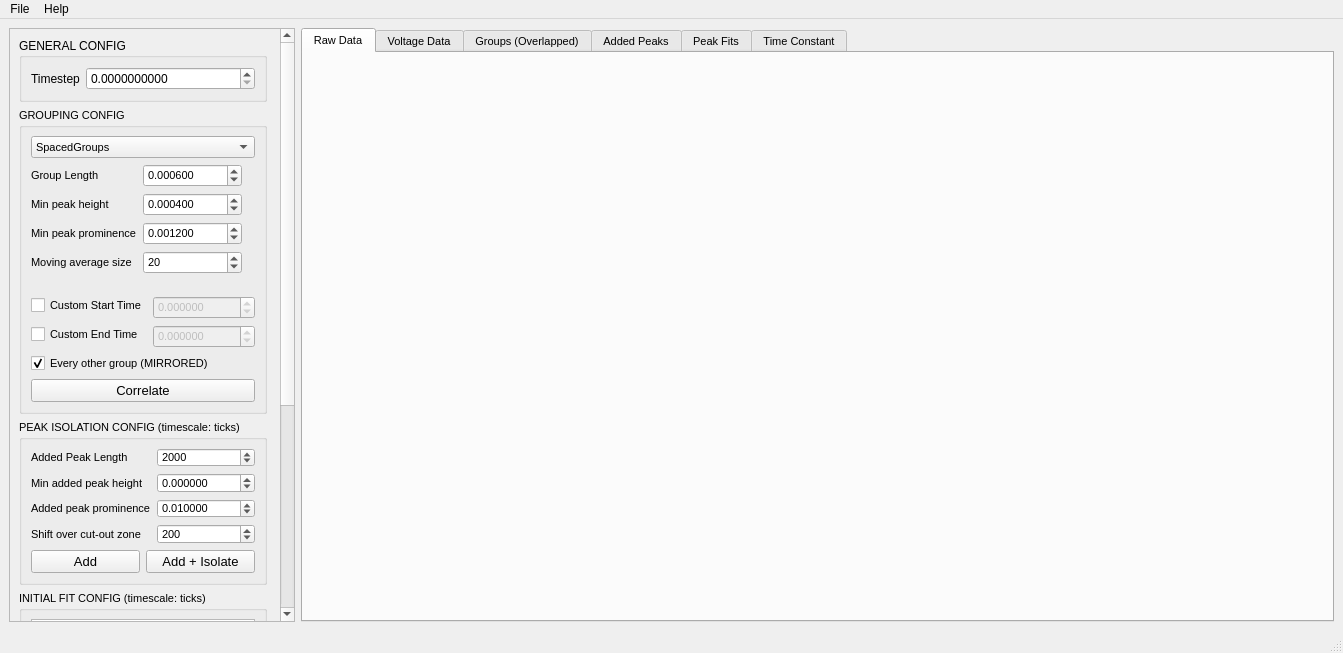
<?xml version="1.0" encoding="UTF-8"?>
<ui version="4.0">
 <class>MainWindow</class>
 <widget class="QMainWindow" name="MainWindow">
  <property name="geometry">
   <rect>
    <x>0</x>
    <y>0</y>
    <width>1343</width>
    <height>653</height>
   </rect>
  </property>
  <property name="windowTitle">
   <string>CRDS Scanalyzer</string>
  </property>
  <widget class="QWidget" name="centralwidget">
   <layout class="QGridLayout" name="gridLayout">
    <item row="0" column="0">
     <widget class="QScrollArea" name="scrollArea">
      <property name="minimumSize">
       <size>
        <width>286</width>
        <height>0</height>
       </size>
      </property>
      <property name="maximumSize">
       <size>
        <width>286</width>
        <height>16777215</height>
       </size>
      </property>
      <property name="frameShape">
       <enum>QFrame::StyledPanel</enum>
      </property>
      <property name="widgetResizable">
       <bool>true</bool>
      </property>
      <widget class="QWidget" name="scrollAreaWidgetContents">
       <property name="geometry">
        <rect>
         <x>0</x>
         <y>-240</y>
         <width>270</width>
         <height>928</height>
        </rect>
       </property>
       <layout class="QVBoxLayout" name="verticalLayout_2">
        <item>
         <widget class="QGroupBox" name="groupBox_5">
          <property name="minimumSize">
           <size>
            <width>248</width>
            <height>0</height>
           </size>
          </property>
          <property name="maximumSize">
           <size>
            <width>248</width>
            <height>64</height>
           </size>
          </property>
          <property name="title">
           <string>GENERAL CONFIG</string>
          </property>
          <layout class="QGridLayout" name="gridLayout_8">
           <item row="0" column="0">
            <layout class="QFormLayout" name="formLayout_7">
             <item row="0" column="0">
              <widget class="QLabel" name="label_18">
               <property name="text">
                <string>Timestep</string>
               </property>
              </widget>
             </item>
             <item row="0" column="1">
              <widget class="QDoubleSpinBox" name="spin_timestep">
               <property name="decimals">
                <number>10</number>
               </property>
               <property name="minimum">
                <double>0.000000000000000</double>
               </property>
               <property name="singleStep">
                <double>0.000001000000000</double>
               </property>
              </widget>
             </item>
            </layout>
           </item>
          </layout>
         </widget>
        </item>
        <item>
         <widget class="QGroupBox" name="groupBox">
          <property name="minimumSize">
           <size>
            <width>248</width>
            <height>306</height>
           </size>
          </property>
          <property name="maximumSize">
           <size>
            <width>248</width>
            <height>306</height>
           </size>
          </property>
          <property name="font">
           <font>
            <pointsize>8</pointsize>
            <weight>50</weight>
            <bold>false</bold>
           </font>
          </property>
          <property name="title">
           <string>GROUPING CONFIG</string>
          </property>
          <layout class="QGridLayout" name="gridLayout_10">
           <item row="0" column="0">
            <widget class="QComboBox" name="combo_grouping_algo">
             <property name="currentIndex">
              <number>1</number>
             </property>
             <item>
              <property name="text">
               <string>VThreshold (Voltage column required)</string>
              </property>
             </item>
             <item>
              <property name="text">
               <string>SpacedGroups</string>
              </property>
             </item>
            </widget>
           </item>
           <item row="1" column="0">
            <widget class="QStackedWidget" name="grouping_config_area">
             <property name="currentIndex">
              <number>1</number>
             </property>
             <widget class="QWidget" name="page">
              <widget class="QWidget" name="formLayoutWidget_4">
               <property name="geometry">
                <rect>
                 <x>0</x>
                 <y>0</y>
                 <width>221</width>
                 <height>91</height>
                </rect>
               </property>
               <layout class="QFormLayout" name="formLayout_4">
                <item row="0" column="0">
                 <widget class="QLabel" name="label">
                  <property name="text">
                   <string>&lt;html&gt;&lt;head/&gt;&lt;body&gt;&lt;p&gt;Minimum voltage out&lt;/p&gt;&lt;/body&gt;&lt;/html&gt;</string>
                  </property>
                 </widget>
                </item>
                <item row="0" column="1">
                 <widget class="QDoubleSpinBox" name="spin_min_voltage">
                  <property name="decimals">
                   <number>6</number>
                  </property>
                  <property name="singleStep">
                   <double>0.001000000000000</double>
                  </property>
                  <property name="value">
                   <double>0.001000000000000</double>
                  </property>
                 </widget>
                </item>
                <item row="1" column="1">
                 <widget class="QDoubleSpinBox" name="spin_max_voltage">
                  <property name="decimals">
                   <number>6</number>
                  </property>
                  <property name="singleStep">
                   <double>0.001000000000000</double>
                  </property>
                  <property name="value">
                   <double>0.009000000000000</double>
                  </property>
                 </widget>
                </item>
                <item row="1" column="0">
                 <widget class="QLabel" name="label_3">
                  <property name="text">
                   <string>Maximum voltage out</string>
                  </property>
                 </widget>
                </item>
               </layout>
              </widget>
             </widget>
             <widget class="QWidget" name="page_2">
              <widget class="QWidget" name="formLayoutWidget">
               <property name="geometry">
                <rect>
                 <x>0</x>
                 <y>0</y>
                 <width>211</width>
                 <height>111</height>
                </rect>
               </property>
               <layout class="QFormLayout" name="formLayout">
                <item row="0" column="0">
                 <widget class="QLabel" name="label_2">
                  <property name="text">
                   <string>Group Length</string>
                  </property>
                 </widget>
                </item>
                <item row="0" column="1">
                 <widget class="QDoubleSpinBox" name="spin_group_len">
                  <property name="decimals">
                   <number>6</number>
                  </property>
                  <property name="singleStep">
                   <double>0.000100000000000</double>
                  </property>
                  <property name="value">
                   <double>0.000600000000000</double>
                  </property>
                 </widget>
                </item>
                <item row="1" column="0">
                 <widget class="QLabel" name="label_4">
                  <property name="text">
                   <string>Min peak height</string>
                  </property>
                 </widget>
                </item>
                <item row="1" column="1">
                 <widget class="QDoubleSpinBox" name="spin_min_peakheight">
                  <property name="decimals">
                   <number>6</number>
                  </property>
                  <property name="minimum">
                   <double>-99.989999999999995</double>
                  </property>
                  <property name="singleStep">
                   <double>0.000100000000000</double>
                  </property>
                  <property name="value">
                   <double>0.000400000000000</double>
                  </property>
                 </widget>
                </item>
                <item row="2" column="0">
                 <widget class="QLabel" name="label_6">
                  <property name="text">
                   <string>Min peak prominence</string>
                  </property>
                 </widget>
                </item>
                <item row="2" column="1">
                 <widget class="QDoubleSpinBox" name="spin_min_peakprominence">
                  <property name="decimals">
                   <number>6</number>
                  </property>
                  <property name="singleStep">
                   <double>0.000100000000000</double>
                  </property>
                  <property name="value">
                   <double>0.001200000000000</double>
                  </property>
                 </widget>
                </item>
                <item row="3" column="0">
                 <widget class="QLabel" name="label_5">
                  <property name="text">
                   <string>Moving average size</string>
                  </property>
                 </widget>
                </item>
                <item row="3" column="1">
                 <widget class="QSpinBox" name="spin_moving_average_denom">
                  <property name="value">
                   <number>20</number>
                  </property>
                 </widget>
                </item>
               </layout>
              </widget>
             </widget>
            </widget>
           </item>
           <item row="2" column="0">
            <layout class="QFormLayout" name="formLayout_5">
             <item row="0" column="0">
              <widget class="QCheckBox" name="check_custom_start">
               <property name="text">
                <string>Custom Start Time</string>
               </property>
              </widget>
             </item>
             <item row="0" column="1">
              <widget class="QDoubleSpinBox" name="spin_start_time">
               <property name="enabled">
                <bool>false</bool>
               </property>
               <property name="decimals">
                <number>6</number>
               </property>
               <property name="minimum">
                <double>-99.989999999999995</double>
               </property>
              </widget>
             </item>
             <item row="1" column="0">
              <widget class="QCheckBox" name="check_custom_end">
               <property name="text">
                <string>Custom End Time</string>
               </property>
              </widget>
             </item>
             <item row="1" column="1">
              <widget class="QDoubleSpinBox" name="spin_end_time">
               <property name="enabled">
                <bool>false</bool>
               </property>
               <property name="decimals">
                <number>6</number>
               </property>
               <property name="minimum">
                <double>-99.989999999999995</double>
               </property>
              </widget>
             </item>
            </layout>
           </item>
           <item row="3" column="0">
            <widget class="QCheckBox" name="check_skip_groups">
             <property name="text">
              <string>Every other group (MIRRORED)</string>
             </property>
             <property name="checked">
              <bool>true</bool>
             </property>
            </widget>
           </item>
           <item row="4" column="0">
            <widget class="QPushButton" name="correlate_button">
             <property name="font">
              <font>
               <pointsize>-1</pointsize>
              </font>
             </property>
             <property name="styleSheet">
              <string notr="true">* {font-size: 13px}</string>
             </property>
             <property name="text">
              <string>Correlate</string>
             </property>
            </widget>
           </item>
          </layout>
         </widget>
        </item>
        <item>
         <widget class="QGroupBox" name="groupBox_4">
          <property name="minimumSize">
           <size>
            <width>248</width>
            <height>165</height>
           </size>
          </property>
          <property name="maximumSize">
           <size>
            <width>248</width>
            <height>165</height>
           </size>
          </property>
          <property name="font">
           <font>
            <pointsize>8</pointsize>
            <weight>50</weight>
            <bold>false</bold>
           </font>
          </property>
          <property name="title">
           <string>PEAK ISOLATION CONFIG (timescale: ticks)</string>
          </property>
          <property name="checkable">
           <bool>false</bool>
          </property>
          <layout class="QGridLayout" name="gridLayout_9">
           <item row="0" column="0" colspan="2">
            <layout class="QFormLayout" name="formLayout_2">
             <item row="0" column="0">
              <widget class="QLabel" name="label_7">
               <property name="text">
                <string>Added Peak Length</string>
               </property>
              </widget>
             </item>
             <item row="0" column="1">
              <widget class="QSpinBox" name="spin_peak_overlap">
               <property name="maximum">
                <number>100000</number>
               </property>
               <property name="singleStep">
                <number>100</number>
               </property>
               <property name="value">
                <number>2000</number>
               </property>
              </widget>
             </item>
             <item row="1" column="0">
              <widget class="QLabel" name="label_8">
               <property name="text">
                <string>Min added peak height</string>
               </property>
              </widget>
             </item>
             <item row="2" column="0">
              <widget class="QLabel" name="label_9">
               <property name="text">
                <string>Added peak prominence</string>
               </property>
              </widget>
             </item>
             <item row="1" column="1">
              <widget class="QDoubleSpinBox" name="spin_min_peak_height_added">
               <property name="decimals">
                <number>6</number>
               </property>
               <property name="minimum">
                <double>-99.989999999999995</double>
               </property>
               <property name="singleStep">
                <double>0.010000000000000</double>
               </property>
              </widget>
             </item>
             <item row="2" column="1">
              <widget class="QDoubleSpinBox" name="spin_peak_prominence_added">
               <property name="decimals">
                <number>6</number>
               </property>
               <property name="singleStep">
                <double>0.010000000000000</double>
               </property>
               <property name="value">
                <double>0.010000000000000</double>
               </property>
              </widget>
             </item>
             <item row="3" column="0">
              <widget class="QLabel" name="label_10">
               <property name="text">
                <string>Shift over cut-out zone</string>
               </property>
              </widget>
             </item>
             <item row="3" column="1">
              <widget class="QSpinBox" name="spin_shift_over">
               <property name="maximum">
                <number>100000</number>
               </property>
               <property name="singleStep">
                <number>100</number>
               </property>
               <property name="value">
                <number>200</number>
               </property>
              </widget>
             </item>
            </layout>
           </item>
           <item row="1" column="0">
            <widget class="QPushButton" name="peak_add_button">
             <property name="font">
              <font>
               <pointsize>-1</pointsize>
              </font>
             </property>
             <property name="styleSheet">
              <string notr="true">* {font-size: 13px}</string>
             </property>
             <property name="text">
              <string>Add</string>
             </property>
            </widget>
           </item>
           <item row="1" column="1">
            <widget class="QPushButton" name="isolate_button">
             <property name="font">
              <font>
               <pointsize>-1</pointsize>
              </font>
             </property>
             <property name="styleSheet">
              <string notr="true">* {font-size: 13px}</string>
             </property>
             <property name="text">
              <string>Add + Isolate</string>
             </property>
            </widget>
           </item>
          </layout>
         </widget>
        </item>
        <item>
         <widget class="QGroupBox" name="groupBox_2">
          <property name="minimumSize">
           <size>
            <width>248</width>
            <height>350</height>
           </size>
          </property>
          <property name="maximumSize">
           <size>
            <width>248</width>
            <height>351</height>
           </size>
          </property>
          <property name="font">
           <font>
            <pointsize>8</pointsize>
            <weight>50</weight>
            <bold>false</bold>
           </font>
          </property>
          <property name="title">
           <string>INITIAL FIT CONFIG (timescale: ticks)</string>
          </property>
          <layout class="QVBoxLayout" name="verticalLayout">
           <item>
            <widget class="QGraphicsView" name="equation_view">
             <property name="maximumSize">
              <size>
               <width>16777215</width>
               <height>66</height>
              </size>
             </property>
            </widget>
           </item>
           <item>
            <layout class="QFormLayout" name="formLayout_3">
             <item row="2" column="0">
              <widget class="QLabel" name="label_14">
               <property name="text">
                <string>τ value</string>
               </property>
              </widget>
             </item>
             <item row="3" column="0">
              <widget class="QLabel" name="label_13">
               <property name="text">
                <string>y0 value</string>
               </property>
              </widget>
             </item>
             <item row="3" column="1">
              <widget class="QDoubleSpinBox" name="spin_var_y0">
               <property name="decimals">
                <number>6</number>
               </property>
              </widget>
             </item>
             <item row="1" column="0">
              <widget class="QLabel" name="label_15">
               <property name="text">
                <string>a value</string>
               </property>
              </widget>
             </item>
             <item row="1" column="1">
              <widget class="QDoubleSpinBox" name="spin_var_a">
               <property name="decimals">
                <number>6</number>
               </property>
               <property name="value">
                <double>0.000500000000000</double>
               </property>
              </widget>
             </item>
             <item row="4" column="0">
              <widget class="QLabel" name="label_17">
               <property name="text">
                <string>Shift over fit start</string>
               </property>
              </widget>
             </item>
             <item row="4" column="1">
              <widget class="QSpinBox" name="spin_shift_over_fit">
               <property name="enabled">
                <bool>true</bool>
               </property>
               <property name="value">
                <number>40</number>
               </property>
              </widget>
             </item>
             <item row="2" column="1">
              <widget class="QSpinBox" name="spin_var_tau">
               <property name="maximum">
                <number>10000</number>
               </property>
               <property name="value">
                <number>150</number>
               </property>
              </widget>
             </item>
            </layout>
           </item>
           <item>
            <widget class="QPushButton" name="fit_button">
             <property name="font">
              <font>
               <pointsize>-1</pointsize>
              </font>
             </property>
             <property name="styleSheet">
              <string notr="true">* {font-size: 13px}</string>
             </property>
             <property name="text">
              <string>Fit</string>
             </property>
            </widget>
           </item>
           <item>
            <widget class="QCheckBox" name="check_advanced_peak_detection">
             <property name="font">
              <font>
               <underline>true</underline>
              </font>
             </property>
             <property name="text">
              <string>Advanced peak detection</string>
             </property>
            </widget>
           </item>
           <item>
            <layout class="QFormLayout" name="formLayout_6">
             <item row="0" column="0">
              <widget class="QLabel" name="label_11">
               <property name="text">
                <string>Min peak height</string>
               </property>
              </widget>
             </item>
             <item row="1" column="0">
              <widget class="QLabel" name="label_16">
               <property name="text">
                <string>Min peak prominence</string>
               </property>
              </widget>
             </item>
             <item row="2" column="0">
              <widget class="QLabel" name="label_12">
               <property name="text">
                <string>Moving average size</string>
               </property>
              </widget>
             </item>
             <item row="0" column="1">
              <widget class="QDoubleSpinBox" name="spin_min_peakheight_2">
               <property name="enabled">
                <bool>false</bool>
               </property>
               <property name="decimals">
                <number>6</number>
               </property>
               <property name="minimum">
                <double>-99.989999999999995</double>
               </property>
               <property name="singleStep">
                <double>0.000100000000000</double>
               </property>
               <property name="value">
                <double>0.000400000000000</double>
               </property>
              </widget>
             </item>
             <item row="1" column="1">
              <widget class="QDoubleSpinBox" name="spin_min_peakprominence_2">
               <property name="enabled">
                <bool>false</bool>
               </property>
               <property name="decimals">
                <number>6</number>
               </property>
               <property name="singleStep">
                <double>0.000100000000000</double>
               </property>
               <property name="value">
                <double>0.001200000000000</double>
               </property>
              </widget>
             </item>
             <item row="2" column="1">
              <widget class="QSpinBox" name="spin_moving_average_denom_2">
               <property name="enabled">
                <bool>false</bool>
               </property>
               <property name="value">
                <number>20</number>
               </property>
              </widget>
             </item>
            </layout>
           </item>
          </layout>
         </widget>
        </item>
       </layout>
      </widget>
     </widget>
    </item>
    <item row="0" column="1">
     <widget class="QTabWidget" name="graph_tabs">
      <property name="font">
       <font>
        <pointsize>8</pointsize>
       </font>
      </property>
      <property name="currentIndex">
       <number>0</number>
      </property>
      <widget class="QWidget" name="raw_data">
       <attribute name="title">
        <string>Raw Data</string>
       </attribute>
       <layout class="QGridLayout" name="gridLayout_2">
        <item row="0" column="0">
         <widget class="RawDataGraph" name="raw_data_graph" native="true"/>
        </item>
       </layout>
      </widget>
      <widget class="QWidget" name="voltage">
       <attribute name="title">
        <string>Voltage Data</string>
       </attribute>
       <layout class="QGridLayout" name="gridLayout_3">
        <item row="0" column="0">
         <widget class="VoltageGraph" name="voltage_graph" native="true"/>
        </item>
       </layout>
      </widget>
      <widget class="QWidget" name="groups">
       <attribute name="title">
        <string>Groups (Overlapped)</string>
       </attribute>
       <layout class="QGridLayout" name="gridLayout_4">
        <item row="0" column="0">
         <widget class="PeaksGraph" name="groups_graph" native="true"/>
        </item>
       </layout>
      </widget>
      <widget class="QWidget" name="added_peaks">
       <attribute name="title">
        <string>Added Peaks</string>
       </attribute>
       <layout class="QGridLayout" name="gridLayout_5">
        <item row="0" column="0">
         <widget class="AddedPeaksGraph" name="added_peaks_graph" native="true"/>
        </item>
       </layout>
      </widget>
      <widget class="QWidget" name="peak_fits">
       <attribute name="title">
        <string>Peak Fits</string>
       </attribute>
       <layout class="QGridLayout" name="gridLayout_6">
        <item row="0" column="0">
         <widget class="FitsGraphViewer" name="peak_fit_viewer">
          <property name="currentIndex">
           <number>-1</number>
          </property>
         </widget>
        </item>
       </layout>
      </widget>
      <widget class="QWidget" name="time_constant">
       <attribute name="title">
        <string>Time Constant</string>
       </attribute>
       <layout class="QGridLayout" name="gridLayout_7">
        <item row="0" column="1">
         <widget class="QScrollArea" name="scrollArea_2">
          <property name="minimumSize">
           <size>
            <width>281</width>
            <height>0</height>
           </size>
          </property>
          <property name="maximumSize">
           <size>
            <width>281</width>
            <height>16777215</height>
           </size>
          </property>
          <property name="widgetResizable">
           <bool>true</bool>
          </property>
          <widget class="QWidget" name="scrollAreaWidgetContents_2">
           <property name="geometry">
            <rect>
             <x>0</x>
             <y>0</y>
             <width>279</width>
             <height>527</height>
            </rect>
           </property>
           <widget class="QGroupBox" name="groupBox_3">
            <property name="geometry">
             <rect>
              <x>10</x>
              <y>10</y>
              <width>261</width>
              <height>351</height>
             </rect>
            </property>
            <property name="minimumSize">
             <size>
              <width>211</width>
              <height>0</height>
             </size>
            </property>
            <property name="font">
             <font>
              <family>MS Shell Dlg 2</family>
              <pointsize>8</pointsize>
             </font>
            </property>
            <property name="title">
             <string>Time constant output</string>
            </property>
            <widget class="QTextBrowser" name="tau_output">
             <property name="geometry">
              <rect>
               <x>10</x>
               <y>20</y>
               <width>241</width>
               <height>261</height>
              </rect>
             </property>
             <property name="html">
              <string>&lt;!DOCTYPE HTML PUBLIC &quot;-//W3C//DTD HTML 4.0//EN&quot; &quot;http://www.w3.org/TR/REC-html40/strict.dtd&quot;&gt;
&lt;html&gt;&lt;head&gt;&lt;meta name=&quot;qrichtext&quot; content=&quot;1&quot; /&gt;&lt;style type=&quot;text/css&quot;&gt;
p, li { white-space: pre-wrap; }
&lt;/style&gt;&lt;/head&gt;&lt;body style=&quot; font-family:'MS Shell Dlg 2'; font-size:8pt; font-weight:400; font-style:normal;&quot;&gt;
&lt;p style=&quot;-qt-paragraph-type:empty; margin-top:0px; margin-bottom:0px; margin-left:0px; margin-right:0px; -qt-block-indent:0; text-indent:0px; font-size:7.8pt;&quot;&gt;&lt;br /&gt;&lt;/p&gt;&lt;/body&gt;&lt;/html&gt;</string>
             </property>
            </widget>
            <widget class="QPushButton" name="copyResultsButton">
             <property name="geometry">
              <rect>
               <x>20</x>
               <y>290</y>
               <width>221</width>
               <height>21</height>
              </rect>
             </property>
             <property name="text">
              <string>Copy</string>
             </property>
            </widget>
            <widget class="QPushButton" name="exportPlaintextButton">
             <property name="geometry">
              <rect>
               <x>20</x>
               <y>320</y>
               <width>221</width>
               <height>21</height>
              </rect>
             </property>
             <property name="text">
              <string>Export Text</string>
             </property>
            </widget>
           </widget>
          </widget>
         </widget>
        </item>
        <item row="0" column="0">
         <widget class="TimeConstantGraphsViewer" name="tau_viewer"/>
        </item>
       </layout>
      </widget>
     </widget>
    </item>
   </layout>
  </widget>
  <widget class="QMenuBar" name="menubar">
   <property name="geometry">
    <rect>
     <x>0</x>
     <y>0</y>
     <width>1343</width>
     <height>26</height>
    </rect>
   </property>
   <widget class="QMenu" name="menuFile">
    <property name="title">
     <string>File</string>
    </property>
    <addaction name="actionOpen_CSV_File"/>
    <addaction name="separator"/>
    <addaction name="actionQuit_2"/>
   </widget>
   <widget class="QMenu" name="menuhelp">
    <property name="title">
     <string>Help</string>
    </property>
    <addaction name="actionGithub_Repository"/>
   </widget>
   <addaction name="menuFile"/>
   <addaction name="menuhelp"/>
  </widget>
  <widget class="QStatusBar" name="statusbar"/>
  <action name="actionOpen_CSV">
   <property name="text">
    <string>Open CSV File</string>
   </property>
   <property name="shortcut">
    <string>Ctrl+O</string>
   </property>
  </action>
  <action name="actionQuit">
   <property name="text">
    <string>Quit</string>
   </property>
  </action>
  <action name="actionExport">
   <property name="text">
    <string>Export</string>
   </property>
   <property name="shortcut">
    <string>Ctrl+E</string>
   </property>
  </action>
  <action name="actionGithub_repository">
   <property name="text">
    <string>GitHub Repo</string>
   </property>
  </action>
  <action name="actionOpen_LabView_Binary">
   <property name="text">
    <string>Open LabView File</string>
   </property>
  </action>
  <action name="actionOpen_CSV_File">
   <property name="text">
    <string>Open CSV File</string>
   </property>
   <property name="shortcut">
    <string>Ctrl+O</string>
   </property>
  </action>
  <action name="actionQuit_2">
   <property name="text">
    <string>Quit</string>
   </property>
  </action>
  <action name="actionExport_Binary">
   <property name="text">
    <string>Export Binary</string>
   </property>
  </action>
  <action name="actionOpen_MATLAB_File">
   <property name="text">
    <string>Open LabView Data</string>
   </property>
  </action>
  <action name="actionGithub_Repository">
   <property name="text">
    <string>Github Repository</string>
   </property>
   <property name="shortcut">
    <string>F1</string>
   </property>
  </action>
  <action name="actionSave_Options">
   <property name="text">
    <string>Save Options</string>
   </property>
   <property name="shortcut">
    <string>Ctrl+S</string>
   </property>
  </action>
 </widget>
 <customwidgets>
  <customwidget>
   <class>RawDataGraph</class>
   <extends>QWidget</extends>
   <header>widgets</header>
   <container>1</container>
  </customwidget>
  <customwidget>
   <class>PeaksGraph</class>
   <extends>QWidget</extends>
   <header>widgets</header>
   <container>1</container>
  </customwidget>
  <customwidget>
   <class>AddedPeaksGraph</class>
   <extends>QWidget</extends>
   <header>widgets</header>
   <container>1</container>
  </customwidget>
  <customwidget>
   <class>VoltageGraph</class>
   <extends>QWidget</extends>
   <header>widgets</header>
   <container>1</container>
  </customwidget>
  <customwidget>
   <class>FitsGraphViewer</class>
   <extends>QTabWidget</extends>
   <header>widgets</header>
   <container>1</container>
  </customwidget>
  <customwidget>
   <class>TimeConstantGraphsViewer</class>
   <extends>QTabWidget</extends>
   <header>widgets</header>
   <container>1</container>
  </customwidget>
 </customwidgets>
 <resources/>
 <connections/>
</ui>
